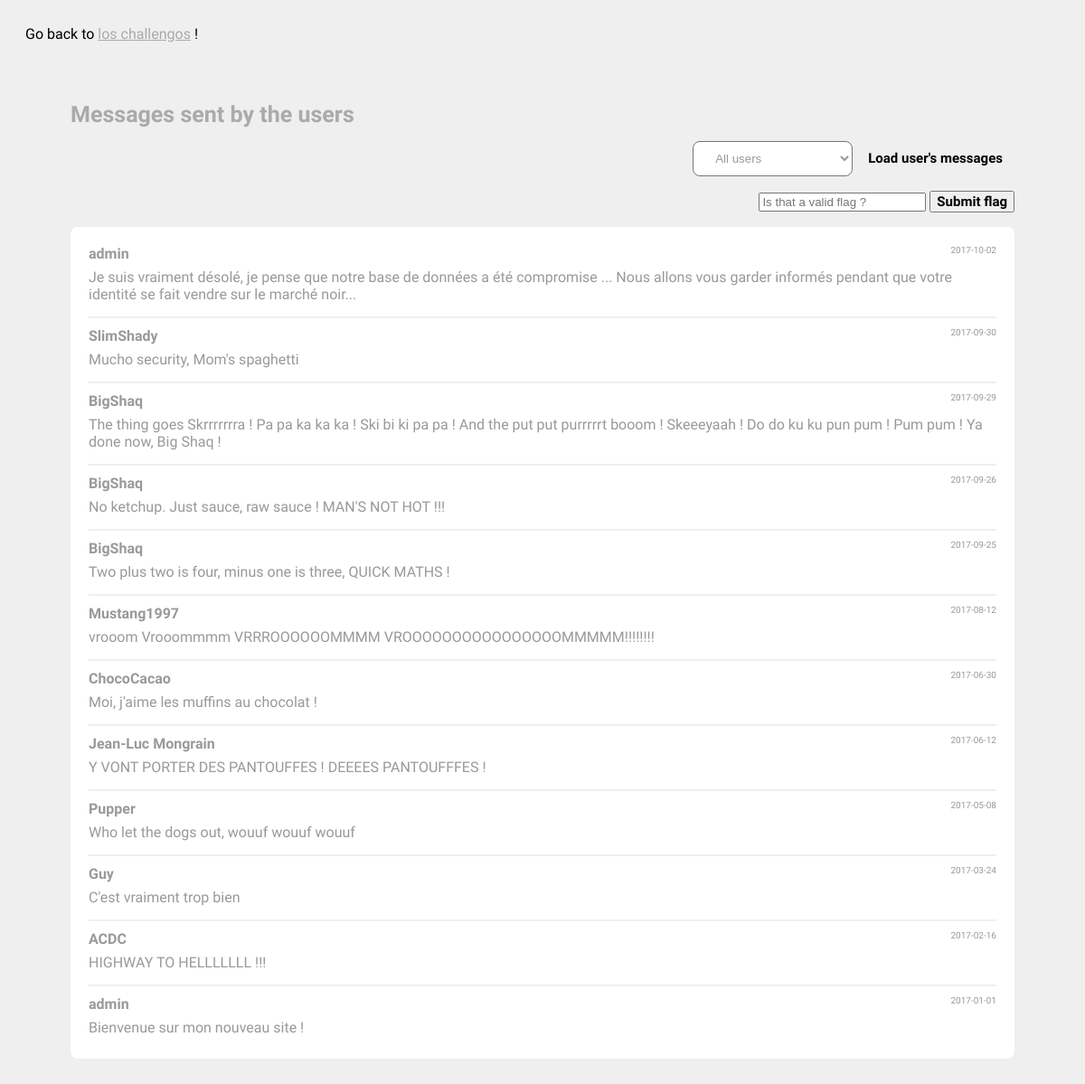
Page /challenges/chal09.php on the earlier database version.
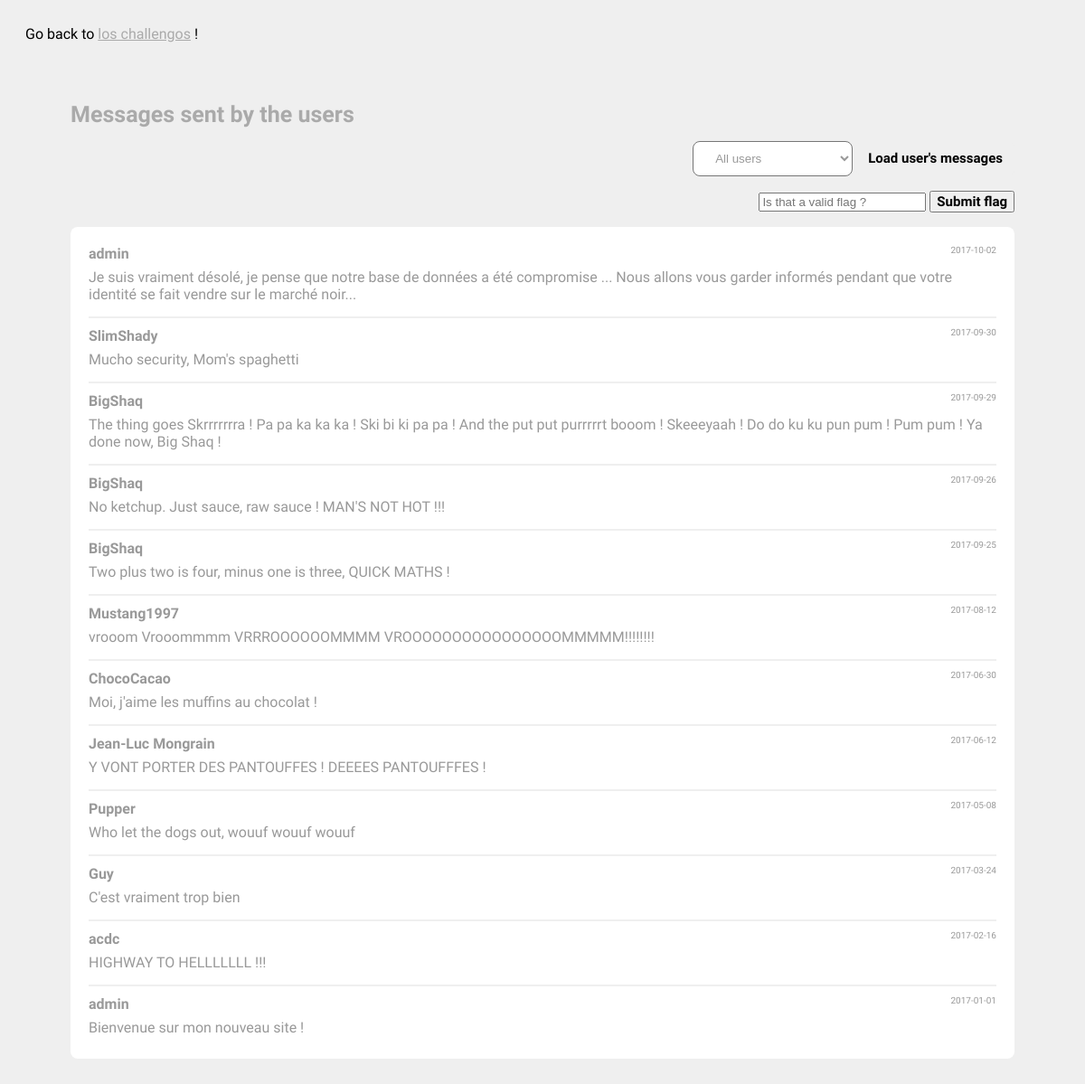
Same page on the later database version.
### tables this page shows
CREATE TABLE msg (
	text TEXT,
	author varchar(30),
	date DATE
);

### challenges/chal09.php (the view, shortened to what this page needs)
<?php
$dbms = 'mysql';
$host = 'localhost';
$dbName = 'chal09DB';
$username = 'chal09';
$password = 'chal09';
try {
	$db = new PDO("$dbms:host=$host;dbname=$dbName;charset=utf8", $username, $password);
} catch (PDOException $e) {
	echo "Connection failed : " . $e->getMessage();
}
$author = $_GET['author'];
$pattern = '/(9|into|outfile)/i';
if(preg_match($pattern, $author)){
	$errorMsg = "You has no rights to use these !";
} else {
	$msgSet = $db->query("SELECT * FROM msg WHERE author LIKE '%" . $author  . "%' ORDER BY date DESC;");
	if (!$msgSet) {
		$errorMsg = "Why would you show backend errors ?!";
	} else {
		$msg = $msgSet->fetchAll();
	}
}
?>
<HTML>
<link rel="stylesheet" href="style.css" type="text/css" >
<link rel="stylesheet" href="http://maxcdn.bootstrapcdn.com/font-awesome/4.3.0/css/font-awesome.min.css">
<BODY>
<div>Go back to <a href="./chals.php">los challengos</a> !</div>
<div style="padding:50px 50px">
	<div class="logo">Messages sent by the users</div>
	<div style="text-align: right">
		<form method="get">
			<select class='login-group' name='author'>
				<option value=''>All users</option>
			</select>
			<input class="btn" type="submit" value="Load user's messages" />
		</form>
		<form id="login-form" class="text-left" method="post">
			<input type="text" class="form-control" id="lg_username" name="flag" placeholder="Is that a valid flag ?">
			<input type="submit" class="login-button" value="Submit flag">
		</form>
	</div>
<?php
if ($msg) {
	echo '<div class="login-group">';
	$i = 0;
	foreach ($msg as $m) {
		$i++;
		if ($i == count($msg))
			echo '<div>';
		else
			echo '<div class="msg-group">';
		echo	'<div class="author">' . $m['author'] . '</div>';
		echo	'<div class="date">' .  $m['date'] . '</div>';
		echo 	'<div class="msg">' . $m['text'] . '</div>';
		echo '</div>';
	}
	echo '</div>';
} else {
	if (!$errorMsg)
		$errorMsg = 'There are no messages...';
}
?>
</div>
</BODY>
</HTML>

Differences in the rows shown:
removed msg: author "ACDC", date "2017-02-16", text "HIGHWAY TO HELLLLLLL !!!"
added msg: author "acdc", date "2017-02-16", text "HIGHWAY TO HELLLLLLL !!!"
